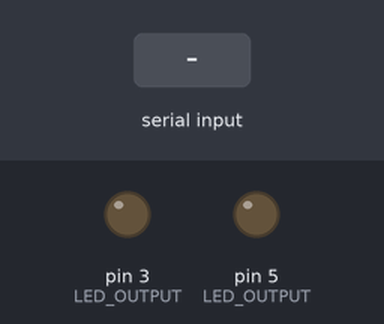
The sketch below on a simulated Arduino Uno, built with avr-gcc and run on an emulated ATmega328P. Shown: output pins drawn as LEDs (lit = HIGH). The inputs (shaded band) are chosen by the test bench.

Above: at 1.2 s.
1.3 s: "a" received over the second serial link
At 2.3 s:
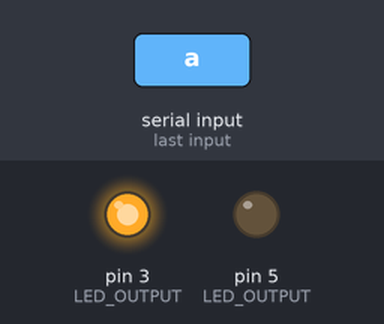
2.8 s: "b" received over the second serial link
At 3.5 s:
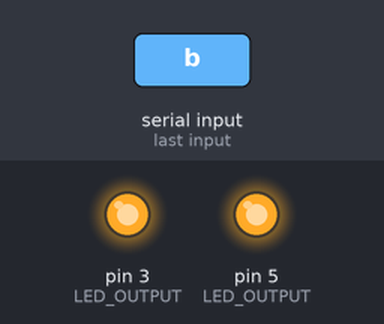
Timing chart, 0 to 5.8 s (numbered marks = the images above; inputs shaded):
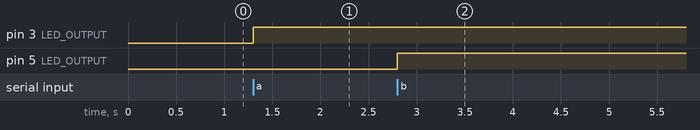

The sketch:

BT_exmpl_1.ino
```cpp
// Retelligence Iwen
// Isaac Kim


#include <SoftwareSerial.h>

SoftwareSerial bluetooth(8, 9); // 8번 TX, 9번 RX

void setup()
{
  Serial.begin(9600);
  bluetooth.begin(9600);

  pinMode(3, OUTPUT); // LED OUTPUT
  pinMode(5, OUTPUT); // LED OUTPUT
}

void loop()
{
  char val = bluetooth.read();

  if (bluetooth.available())
  {
    Serial.write(bluetooth.read());
  }

  if(val == 'a')
  {
    digitalWrite(3,HIGH);
  }

  if(val == 'b')
  {
    digitalWrite(5, HIGH);
  }

  else if(val == 'c')
  {
    digitalWrite(3, LOW);
    digitalWrite(5, LOW);
  }

}
```

Measured:
- after the input at 1.3 s, pin 3 (LED_OUTPUT): LOW → HIGH at once
- after the input at 2.8 s, pin 5 (LED_OUTPUT): LOW → HIGH at once
